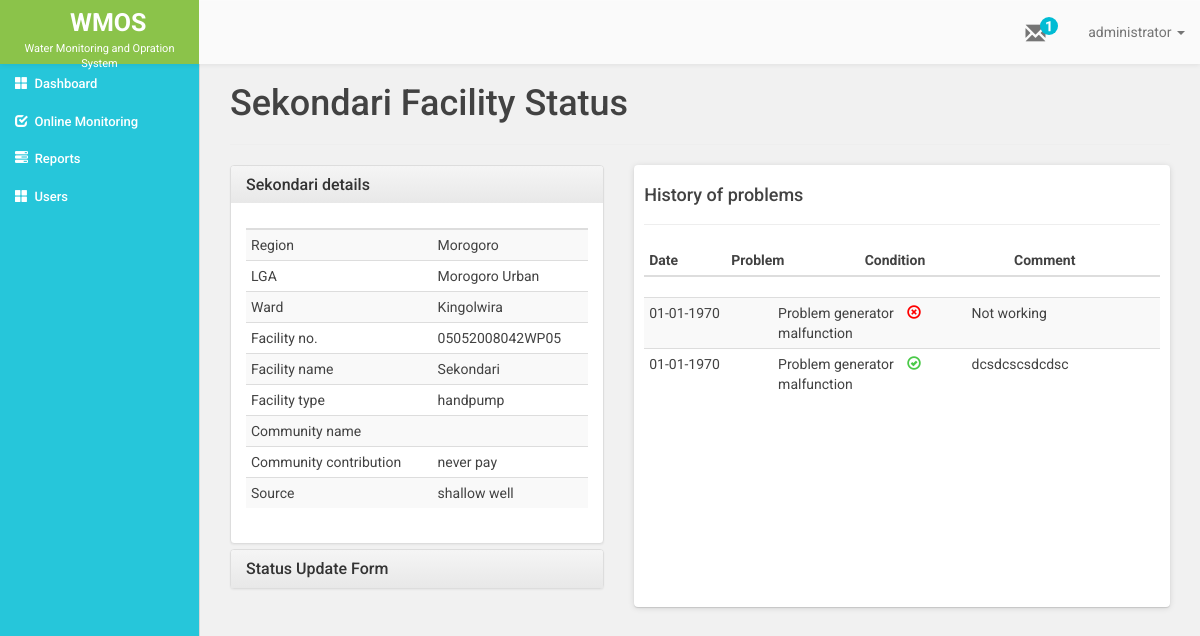
The app's page /edit_facility_status.php?id=05052008042WP05&prob_id= 1 (signed in), older data.
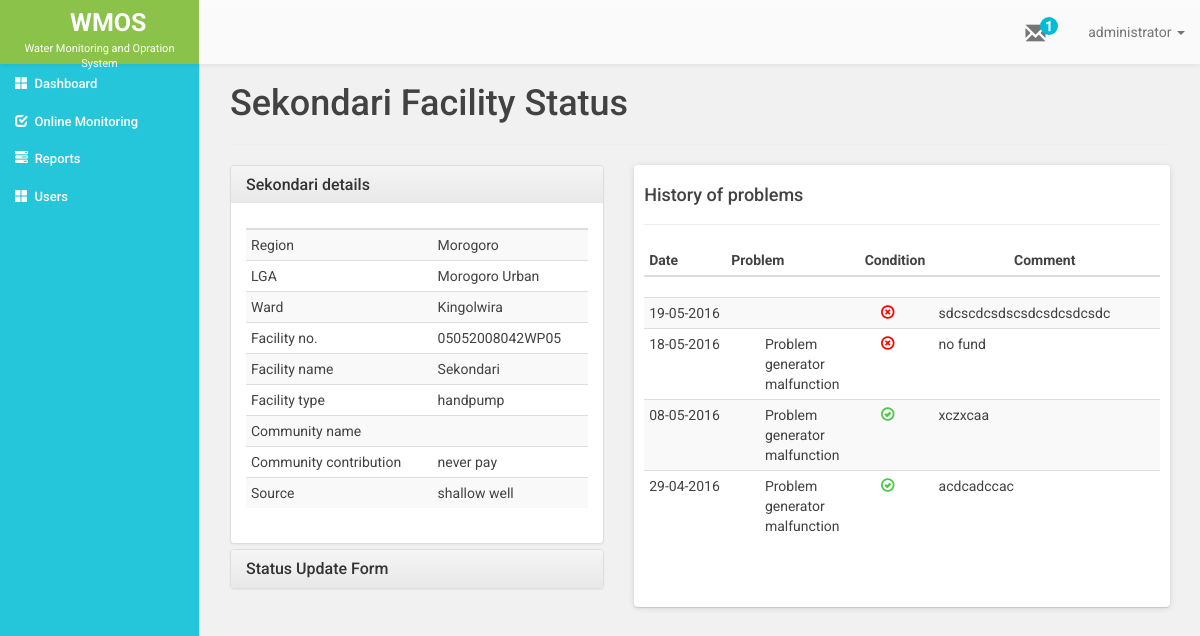
The same page, newer data.
### tables this page shows
CREATE TABLE `faci_status` (
  `id` int(11) NOT NULL,
  `faci_num` varchar(255) DEFAULT NULL,
  `problem_id` varchar(255) NOT NULL,
  `faci_con` varchar(255) DEFAULT NULL COMMENT 'facility condition or facility status',
  `comment` varchar(255) DEFAULT NULL,
  `date_of_update` varchar(255) DEFAULT NULL
);

### edit_facility_status.php (the view, shortened to what the changed rows need)
<?php
  include 'database.php';
  $id = $_GET['id'];
  $sql = "SELECT * FROM faci WHERE faci_num ='$id'";
  $result = mysqli_query($conn,$sql) or die(mysqli_error());
  while ($row = mysqli_fetch_assoc($result)) {
    $data= array(
      'region'       => $row['region'],
      'lga'          => $row['lga'],
      'ward'         => $row['ward'],
      'faci_num'     => $row['faci_num'],
      'faci_name'    => $row['faci_name'],
      'faci_type'    => $row['faci_type'],
      'com_name'     => $row['com_name'],
      'com_contrib'  => $row['com_contrib'],
      'source'       => $row['source']
    );
  }
  function getProb($p_id,$conn){
    $prob_sql = "SELECT problems FROM faci_problems WHERE id = '$p_id'";
    $prob_result = mysqli_query($conn,$prob_sql)or die(mysqli_error());
    while ($prob_row = mysqli_fetch_assoc($prob_result)) {
      return $f_prob = $prob_row['problems'];
    }
  }
  $f_status_sql = "SELECT * FROM faci_status WHERE faci_num ='$id' ORDER BY id DESC";
  $f_status_result = mysqli_query($conn,$f_status_sql) or die(mysqli_error());
  $num_rows = mysqli_num_rows($f_status_result);
  if ($num_rows > 0) {
   while ($f_status_row = mysqli_fetch_assoc($f_status_result)) {
      $f_status_data[] = array(
            'faci_num'            => $f_status_row['faci_num'] ,
            'date_of_update'  => $f_status_row['date_of_update'] ,
            'faci_con'           => $f_status_row['faci_con'] ,
            'comment'         => $f_status_row['comment'] ,
            'id'              => $f_status_row['id'] ,
            'problem'      => getProb($f_status_row['problem_id'],$conn) ,
      );
    }
  }else{
    $f_status_data = FALSE;
  }
  ?>
<!DOCTYPE html>
<html>
<head>
 <?php include "includes/_csslinks.php"; ?>
  <body>
	<div class= "container-fluid">
		<div class="row" id="page">
			<div class="col-md-10">
        <div class="container-fluid">
          <div class="row">
            <div class="col-md-12">
              <h1 class=""><?php echo $data['faci_name'] ?> Facility Status</h1><hr/>
            </div>
          </div>
          <div class="row">
            <div class="col-md-5">
              <div class="panel-group" id="accordion" role="tablist" aria-multiselectable="true">
                <div class="panel panel-default">
                  <div id="faci_detail" class="panel-collapse collapse in" role="tabpanel" aria-labelledby="faci_detail_heading">
                    <div class="panel-body">
                       <table class="table-condensed table table-striped">
                        <thead>
                          <th></th>
                          <th></th>
                        </thead>
                      </table>
                    </div>
                  </div>
                </div>
              </div>
            </div>
            <div class="col-md-7">
              <div class="white-data-table">
                <table  class="table table-condensed table-striped">
                   <thead>
                      <th>Date</th>
                      <th>Problem</th>
                      <th>Condition</th>
                      <th>Comment</th>
                    </thead>
                </table>
                <div class="history-problem-table">
                  <table class="table table-condensed table-striped">
                    <tbody>
                    <?php if ($f_status_data):
                          foreach ($f_status_data as $key => $f_status): ?>
                          <tr>
                          <td class="col-md-2"><?php echo date('d-m-Y',$f_status['date_of_update'])  ?></td>
                          <td class="col-md-2"><?php echo $f_status['problem']  ?></td>
                          <td class="col-md-1"><?php  echo $f_status['faci_con'] == 1 ? '<span class="glyphicon glyphicon-ok-circle"></span>': '<span class="glyphicon glyphicon-remove-circle"></span>'; ?></td>
                          <td class="col-md-3"><?php echo $f_status['comment']  ?></td>
                          </tr>
                    <?php endforeach;
                          endif; ?>
                    </tbody>
                  </table>
                </div>
              </div>
            </div>
          </div>
        </div>
			</div>
		</div>
	</div>
<?php include "includes/_jslinks.php"; ?>
</body>
</html>

Row changes from the older to the newer data that the page shows:
removed faci_status: date_of_update "01-01-1970", problem "Problem generator malfunction", faci_con "0" (drawn), comment "Not working"
removed faci_status: date_of_update "01-01-1970", problem "Problem generator malfunction", faci_con "1" (drawn), comment "dcsdcscsdcdsc"
added faci_status: date_of_update "19-05-2016", faci_con "0" (drawn), comment "sdcscdcsdscsdcsdcsdcsdc"
now on this page (row edited): faci_status: date_of_update "18-05-2016", problem "Problem generator malfunction", faci_con "0" (drawn), comment "no fund"
now on this page (row edited): faci_status: date_of_update "08-05-2016", problem "Problem generator malfunction", faci_con "1" (drawn), comment "xczxcaa"
now on this page (row edited): faci_status: date_of_update "29-04-2016", problem "Problem generator malfunction", faci_con "1" (drawn), comment "acdcadccac"
